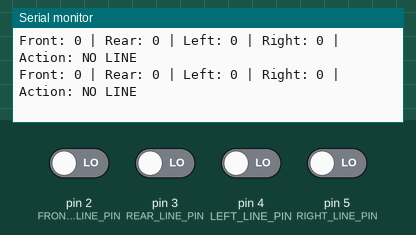
This sketch was run on a simulated Arduino Uno, built with avr-gcc and run on an emulated ATmega328P. On the bench: the last lines printed to the serial monitor. The inputs (shaded band) are chosen by the test bench; at power-on: pin 2 (FRONT_LINE_PIN), pin 3 (REAR_LINE_PIN), pin 4 (LEFT_LINE_PIN), pin 5 (RIGHT_LINE_PIN) LOW.

Above: at 1.2 s.
1.3 s: pin 2 (FRONT_LINE_PIN) driven HIGH
At 1.76 s:
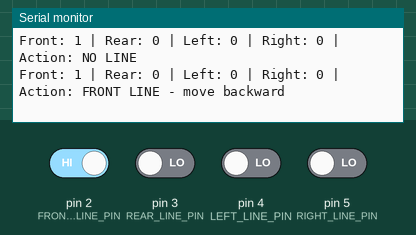
3.5 s: pin 3 (REAR_LINE_PIN) driven HIGH
At 3.98 s:
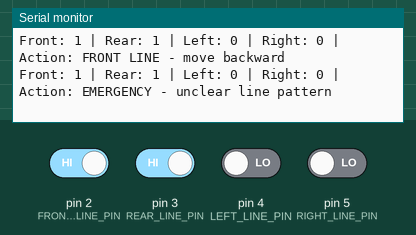
5.7 s: pin 2 (FRONT_LINE_PIN) driven LOW
At 6.19 s:
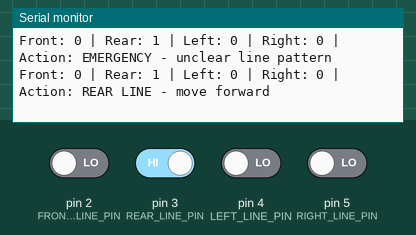
7.9 s: pin 4 (LEFT_LINE_PIN) driven HIGH
At 8.41 s:
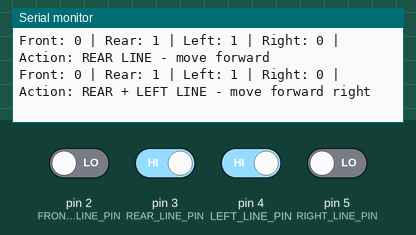
10.1 s: pin 3 (REAR_LINE_PIN) driven LOW
At 10.63 s:
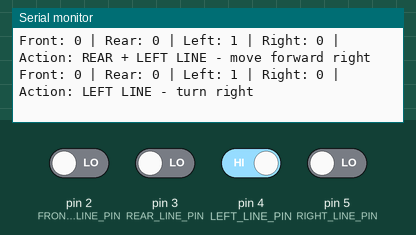
12.3 s: pin 4 (LEFT_LINE_PIN) driven LOW
At 12.64 s:
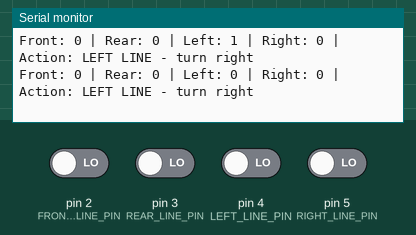

Measured:
- after the input at 1.3 s, the serial monitor: prints a new line after 0.11 s (image 1)
- after the input at 3.5 s, the serial monitor: prints a new line after 0.12 s (image 2)
- after the input at 5.7 s, the serial monitor: prints a new line after 0.14 s (image 3)
- after the input at 7.9 s, the serial monitor: prints a new line after 0.15 s (image 4)
- after the input at 10.1 s, the serial monitor: prints a new line after 0.17 s (image 5)
- after the input at 12.3 s, the serial monitor: prints a new line after 0.18 s (image 6)

The sketch:

Linetracer_sensing.ino
```cpp
// ============================================================
// Line Tracer Sensor Control Code
// 라인트레이서 센서 값 읽기 + 라인 감지 방향 판단
// EscapeAction 값으로 반환한다.
//
// 모터 동작을 위해 decideLineEscapeAction() 함수를 호출
// 반환된 ACTION 값을 본다.
// ============================================================
// 디지털 사용 가정
const int FRONT_LINE_PIN = 2;
const int REAR_LINE_PIN  = 3;
const int LEFT_LINE_PIN  = 4;
const int RIGHT_LINE_PIN = 5;

// 디지털 센서 기준: 감지되면 1, 감지 안 되면 0
const int LINE_DETECTED_LEVEL = HIGH;

// 같은 값이 이 시간 이상 유지되어야 실제 상태로 인정, 조절 가능
const unsigned long LINE_STABLE_TIME_MS = 50;

enum LineSensorIndex
{
    SENSOR_FRONT = 0,
    SENSOR_REAR,
    SENSOR_LEFT,
    SENSOR_RIGHT,
    SENSOR_COUNT
};

// 처음 시작은 경기장 안쪽 흰색이라고 가정
// 흰색은 0, 라인 감지는 1로 초기 상태를 고정
int lastRawLineState[SENSOR_COUNT] = {LOW, LOW, LOW, LOW};
bool stableLineState[SENSOR_COUNT] = {false, false, false, false};
unsigned long lastLineChangeTime[SENSOR_COUNT] = {0, 0, 0, 0};


enum EscapeAction
{
    ACTION_NO_LINE,                 // 라인 감지 없음

    ACTION_ESCAPE_BACKWARD,         // 앞쪽 라인 감지 -> 뒤로 탈출
    ACTION_ESCAPE_FORWARD,          // 뒤쪽 라인 감지 -> 앞으로 탈출
    ACTION_ESCAPE_TURN_RIGHT,       // 왼쪽 라인 감지 -> 오른쪽으로 탈출
    ACTION_ESCAPE_TURN_LEFT,        // 오른쪽 라인 감지 -> 왼쪽으로 탈출

    ACTION_ESCAPE_BACKWARD_RIGHT,   // 앞 + 왼쪽 라인 감지 -> 뒤 + 오른쪽으로 탈출
    ACTION_ESCAPE_BACKWARD_LEFT,    // 앞 + 오른쪽 라인 감지 -> 뒤 + 왼쪽으로 탈출
    ACTION_ESCAPE_FORWARD_RIGHT,    // 뒤 + 왼쪽 라인 감지 -> 앞 + 오른쪽으로 탈출
    ACTION_ESCAPE_FORWARD_LEFT,     // 뒤 + 오른쪽 라인 감지 -> 앞 + 왼쪽으로 탈출

    ACTION_ESCAPE_EMERGENCY         // 판단이 애매한 경우, 긴급 탈출 또는 정지 필요
};

int getLineSensorIndex(int pin)
{
    if (pin == FRONT_LINE_PIN)
    {
        return SENSOR_FRONT;
    }

    if (pin == REAR_LINE_PIN)
    {
        return SENSOR_REAR;
    }

    if (pin == LEFT_LINE_PIN)
    {
        return SENSOR_LEFT;
    }

    if (pin == RIGHT_LINE_PIN)
    {
        return SENSOR_RIGHT;
    }

    return SENSOR_FRONT;
}

void initializeLineSensors()
{
    pinMode(FRONT_LINE_PIN, INPUT);
    pinMode(REAR_LINE_PIN, INPUT);
    pinMode(LEFT_LINE_PIN, INPUT);
    pinMode(RIGHT_LINE_PIN, INPUT);

    // 처음 시작은 경기장 안쪽 흰색이라고 가정
    // 흰색은 0, 라인 감지는 1로 초기 상태를 고정
    unsigned long now = millis();

    for (int i = 0; i < SENSOR_COUNT; i++)
    {
        lastRawLineState[i] = LOW;
        stableLineState[i] = false;
        lastLineChangeTime[i] = now;
    }
}

int readLineRaw(int pin)
{
    return digitalRead(pin);
}


bool isLineDetected(int pin)
{
    int sensorIndex = getLineSensorIndex(pin);
    int value = readLineRaw(pin);
    unsigned long now = millis();

    // 입력값이 바뀐 순간부터 유지 시간을 다시 측정
    if (value != lastRawLineState[sensorIndex])
    {
        lastRawLineState[sensorIndex] = value;
        lastLineChangeTime[sensorIndex] = now;
    }

    // 같은 값이 일정 시간 이상 유지되면 실제 상태로 인정
    if (now - lastLineChangeTime[sensorIndex] >= LINE_STABLE_TIME_MS)
    {
        stableLineState[sensorIndex] = (value == LINE_DETECTED_LEVEL);
    }

    return stableLineState[sensorIndex];
}


EscapeAction decideLineEscapeAction()
{
    // 각 방향 라인트레이서가 라인을 감지했는지 확인
    bool frontLine = isLineDetected(FRONT_LINE_PIN);
    bool rearLine  = isLineDetected(REAR_LINE_PIN);
    bool leftLine  = isLineDetected(LEFT_LINE_PIN);
    bool rightLine = isLineDetected(RIGHT_LINE_PIN);


    // ------------------------------------------------------------
    // 아무 라인도 감지되지 않은 경우
    // -> 원래 주행 전략 계속 수행
    // ------------------------------------------------------------
    if (!frontLine && !rearLine && !leftLine && !rightLine)
    {
        return ACTION_NO_LINE;
    }


    // ------------------------------------------------------------
    // 단일 센서만 라인을 감지한 경우
    // ------------------------------------------------------------

    // 앞쪽 라인을 밟음
    // -> 뒤로 탈출
    if (frontLine && !rearLine && !leftLine && !rightLine)
    {
        return ACTION_ESCAPE_BACKWARD;
    }

    // 뒤쪽 라인을 밟음
    // -> 앞으로 탈출
    if (!frontLine && rearLine && !leftLine && !rightLine)
    {
        return ACTION_ESCAPE_FORWARD;
    }

    // 왼쪽 라인을 밟음
    // -> 오른쪽으로 탈출
    if (!frontLine && !rearLine && leftLine && !rightLine)
    {
        return ACTION_ESCAPE_TURN_RIGHT;
    }

    // 오른쪽 라인을 밟음
    // -> 왼쪽으로 탈출
    if (!frontLine && !rearLine && !leftLine && rightLine)
    {
        return ACTION_ESCAPE_TURN_LEFT;
    }


    // ------------------------------------------------------------
    // 코너 방향에서 라인을 감지한 경우
    //
    // 예:
    // frontLine + leftLine
    // -> 앞쪽과 왼쪽이 모두 위험
    // -> 뒤로 가면서 오른쪽으로 빠져야 함
    // ------------------------------------------------------------

    if (frontLine && !rearLine && leftLine && !rightLine)
    {
        return ACTION_ESCAPE_BACKWARD_RIGHT;
    }

    if (frontLine && !rearLine && !leftLine && rightLine)
    {
        return ACTION_ESCAPE_BACKWARD_LEFT;
    }

    if (!frontLine && rearLine && leftLine && !rightLine)
    {
        return ACTION_ESCAPE_FORWARD_RIGHT;
    }

    if (!frontLine && rearLine && !leftLine && rightLine)
    {
        return ACTION_ESCAPE_FORWARD_LEFT;
    }


    // ------------------------------------------------------------
    // 앞쪽 전체가 위험한 경우
    //
    // front + left + right 감지
    // -> 앞쪽 경계선에 걸쳐 있다고 판단
    // -> 단순 후진
    // ------------------------------------------------------------
    if (frontLine && !rearLine && leftLine && rightLine)
    {
        return ACTION_ESCAPE_BACKWARD;
    }


    // ------------------------------------------------------------
    // 뒤쪽 전체가 위험한 경우
    //
    // rear + left + right 감지
    // -> 뒤쪽 경계선에 걸쳐 있다고 판단
    // -> 단순 전진
    // ------------------------------------------------------------
    if (!frontLine && rearLine && leftLine && rightLine)
    {
        return ACTION_ESCAPE_FORWARD;
    }


    // ------------------------------------------------------------
    // 그 외 애매한 경우
    //
    // 예:
    // front + rear 동시 감지
    // left + right 동시 감지
    // 네 방향 전부 감지
    // 일단 비상 모드로 정의해놓음
    // ------------------------------------------------------------
    return ACTION_ESCAPE_EMERGENCY;
}


// ============================================================
// 아래는 디버깅 시리얼 모니터 출력용
// ============================================================

const char* escapeActionToText(EscapeAction action)
{
    switch (action)
    {
        case ACTION_NO_LINE:
            return "NO LINE";

        case ACTION_ESCAPE_BACKWARD:
            return "FRONT LINE - move backward";

        case ACTION_ESCAPE_FORWARD:
            return "REAR LINE - move forward";

        case ACTION_ESCAPE_TURN_RIGHT:
            return "LEFT LINE - turn right";

        case ACTION_ESCAPE_TURN_LEFT:
            return "RIGHT LINE - turn left";

        case ACTION_ESCAPE_BACKWARD_RIGHT:
            return "FRONT + LEFT LINE - move backward right";

        case ACTION_ESCAPE_BACKWARD_LEFT:
            return "FRONT + RIGHT LINE - move backward left";

        case ACTION_ESCAPE_FORWARD_RIGHT:
            return "REAR + LEFT LINE - move forward right";

        case ACTION_ESCAPE_FORWARD_LEFT:
            return "REAR + RIGHT LINE - move forward left";

        case ACTION_ESCAPE_EMERGENCY:
            return "EMERGENCY - unclear line pattern";

        default:
            return "UNKNOWN";
    }
}


void printLineValues()
{
    int frontValue = readLineRaw(FRONT_LINE_PIN);
    int rearValue  = readLineRaw(REAR_LINE_PIN);
    int leftValue  = readLineRaw(LEFT_LINE_PIN);
    int rightValue = readLineRaw(RIGHT_LINE_PIN);

    EscapeAction action = decideLineEscapeAction();

    Serial.print("Front: ");
    Serial.print(frontValue);

    Serial.print(" | Rear: ");
    Serial.print(rearValue);

    Serial.print(" | Left: ");
    Serial.print(leftValue);

    Serial.print(" | Right: ");
    Serial.print(rightValue);

    Serial.print(" | Action: ");
    Serial.println(escapeActionToText(action));
}

// ============================================================
// 아래는 단순 테스트용
// 실제론 메인 loop() 안에서 decideLineEscapeAction()만 호출해서 사용하면 됨.
// ============================================================

void setup()
{
    Serial.begin(115200);

    initializeLineSensors();
}

void loop()
{
    printLineValues();

    delay(200);
}
```
